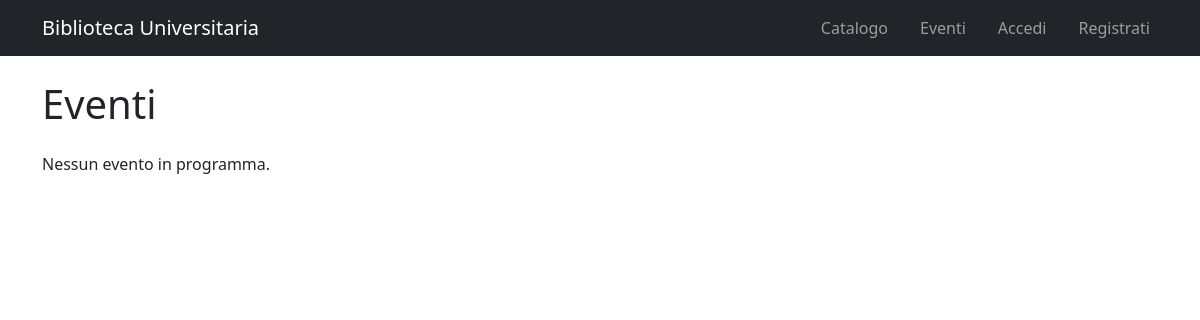
Before: /eventi/ with the older database file.
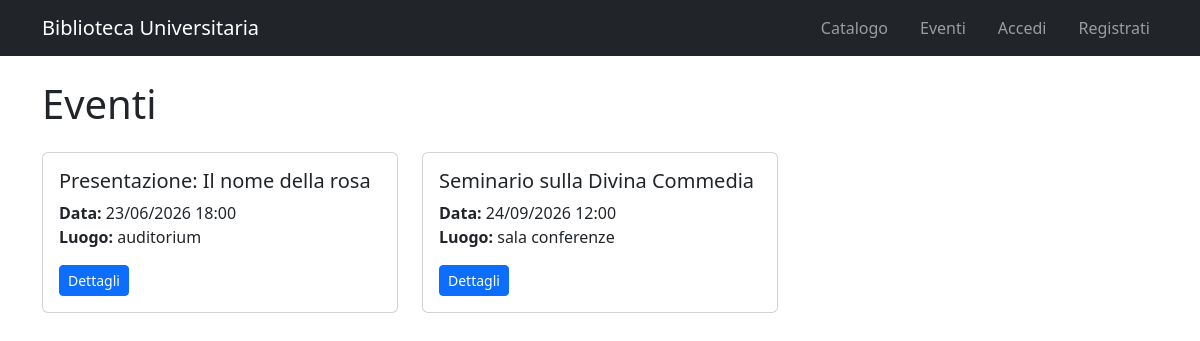
After: the same page with the newer database file.
### catalogo/models.py (models this page shows, shortened)
class Evento(models.Model):
    titolo = models.CharField(max_length=200)
    descrizione = models.TextField()
    data = models.DateTimeField()
    luogo = models.CharField(max_length=200)
    class Meta:
        verbose_name = "Evento"
        verbose_name_plural = "Eventi"

### catalogo/views.py (the view)
# urls.py: path('eventi/', views.lista_eventi, name='lista_eventi'),
def lista_eventi(request):
    eventi = Evento.objects.all().order_by('data')
    return render(request, 'catalogo/lista_eventi.html', {'eventi': eventi})

### catalogo/templates/catalogo/lista_eventi.html (shortened to what this page needs)
{% extends 'catalogo/base.html' %}
{% block content %}
<h1 class="mb-4">Eventi</h1>
<div class="row">
    {% for evento in eventi %}
    <div class="col-md-4 mb-4">
        <div class="card h-100">
            <div class="card-body">
                <h5 class="card-title">{{ evento.titolo }}</h5>
                <p class="card-text">
                    <strong>Data:</strong> {{ evento.data|date:"d/m/Y H:i" }}<br>
                    <strong>Luogo:</strong> {{ evento.luogo }}
                </p>
                <a href="{% url 'dettaglio_evento' evento.id %}" class="btn btn-primary btn-sm">Dettagli</a>
            </div>
        </div>
    </div>
    {% empty %}
    <p>Nessun evento in programma.</p>
    {% endfor %}
</div>
{% endblock %}

Changed rows visible on the page:
added Evento: titolo "Presentazione: Il nome della rosa", data "23/06/2026 18:00", luogo "auditorium"
added Evento: titolo "Seminario sulla Divina Commedia", data "24/09/2026 12:00", luogo "sala conferenze"
Other visible differences:
text no longer shown: "Nessun evento in programma."
